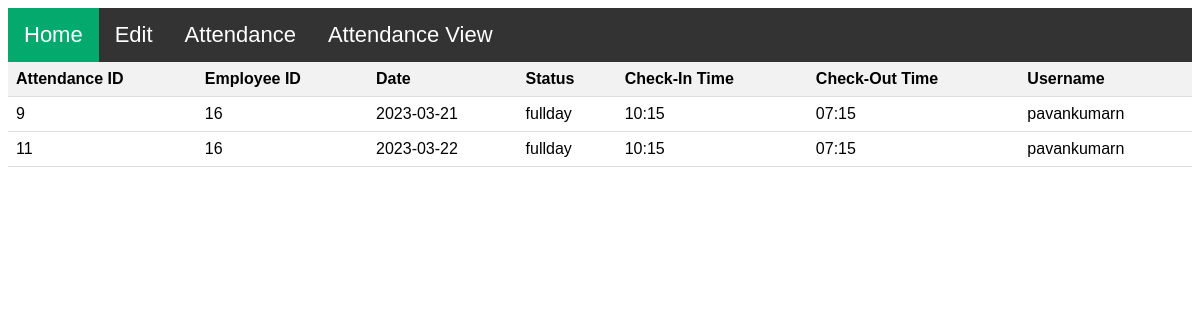
Screenshot of /user/view.php (signed in) with the database file from the repository.
### tables this page shows
CREATE TABLE `Attendance` (
  `attendance_id` int(3) NOT NULL,
  `attendance_employee_id` int(3) NOT NULL,
  `attendance_date` date NOT NULL,
  `attendance_status` varchar(255) NOT NULL,
  `checkin_time` varchar(255) NOT NULL,
  `checkout_time` varchar(255) NOT NULL,
  `employee_username` varchar(255) NOT NULL
);

### user/Includes/function.php (the view, shortened to what this page needs)
<?php include '../Includes/db.php';
function view($arr){
    foreach($arr as $arr){
        echo "<tbody>
        <tr>
            <td>{$arr['attendance_id']}</td>
            <td>{$arr['attendance_employee_id']}</td>
            <td>{$arr['attendance_date']}</td>
            <td>{$arr['attendance_status']}</td>"?>
            <td><?php echo $arr['checkin_time'];?></td>
            <?php echo
           "<td>{$arr['checkout_time']}</td>
           <td>{$arr['employee_username']}</td>
        </tr>
    </tbody>";
}
}
?>

### user/view.php (style rules this page uses)
body { font-family: Arial, sans-serif; }
th, td { padding: 8px; text-align: left; border-bottom: 1px solid #ddd; }

### rows the page displays
attendance: attendance_id "9", attendance_employee "16", attendance_date "2023-03-21", attendance_status "fullday", checkin_time "10:15", checkout_time "07:15", employee_username "pavankumarn"
attendance: attendance_id "11", attendance_employee "16", attendance_date "2023-03-22", attendance_status "fullday", checkin_time "10:15", checkout_time "07:15", employee_username "pavankumarn"
